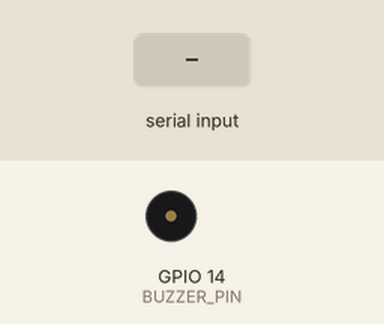
Recording of a program running on a simulated ESP32. Shown: buzzer (waves = sounding). The test bench sets the inputs (shaded band).

Above: at 1.2 s.
1.3 s: "1" received over Serial
At 3.3 s:
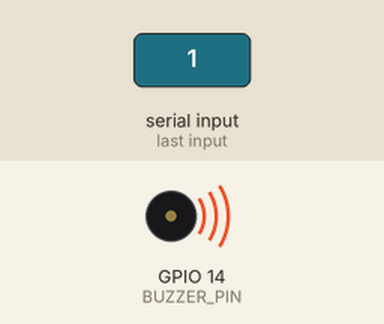
Timing chart, 0 to 7.8 s (numbered marks = the images above; inputs shaded):
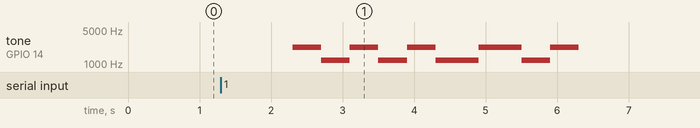

Measured:
- after the input at 1.3 s, tone on GPIO 14 (BUZZER_PIN): plays 2200 Hz for 0.40 s, 1200 Hz for 0.40 s, 2200 Hz for 0.40 s, 1200 Hz for 0.40 s, 2200 Hz for 0.40 s, 1200 Hz for 0.60 s … (9 notes in this stretch), starting after 1.0 s

The program:

main.cpp
```cpp
#include <Arduino.h>

const int BUZZER_PIN = 14;
const int ZERO_HZ = 1200;
const int ONE_HZ = 2200;
const int BIT_DURATION_MS = 200;

const uint8_t START_SIGNAL[] = {1, 1, 0, 0, 1, 1};
const uint8_t STOP_SIGNAL[] = {1, 1, 0, 0, 1, 1};

void sendBit(bool bit) {
    tone(BUZZER_PIN, bit ? ONE_HZ : ZERO_HZ);
    delay(BIT_DURATION_MS);
}

void sendByte(uint8_t value) {
    // Send the most significant bit first.
    for (int i = 7; i >= 0; --i) {
        sendBit((value >> i) & 1);
    }
}

void sendMessage(const char* message) {
    // Send Barker-startsekvensen før teksten.
    for (uint8_t bit : START_SIGNAL) {
        sendBit(bit);
    }

    while (*message) {
        sendByte(static_cast<uint8_t>(*message));
        ++message;
    }

    for (uint8_t bit : STOP_SIGNAL){
        sendBit(bit);
    }
    noTone(BUZZER_PIN);
}

void setup() {
    pinMode(BUZZER_PIN, OUTPUT);
    Serial.begin(9600);
}

//void loop() {
//    sendMessage("Hello");
//    delay(2000);
//
//}

void loop() {
   if (Serial.available() > 0) {
        // Arduinoen venter på at DU skriver noe i Serial Monitor på PC-en
        String melding = Serial.readString();
        melding.trim();
        sendMessage(melding.c_str());
        delay(2000);
   }}
```
